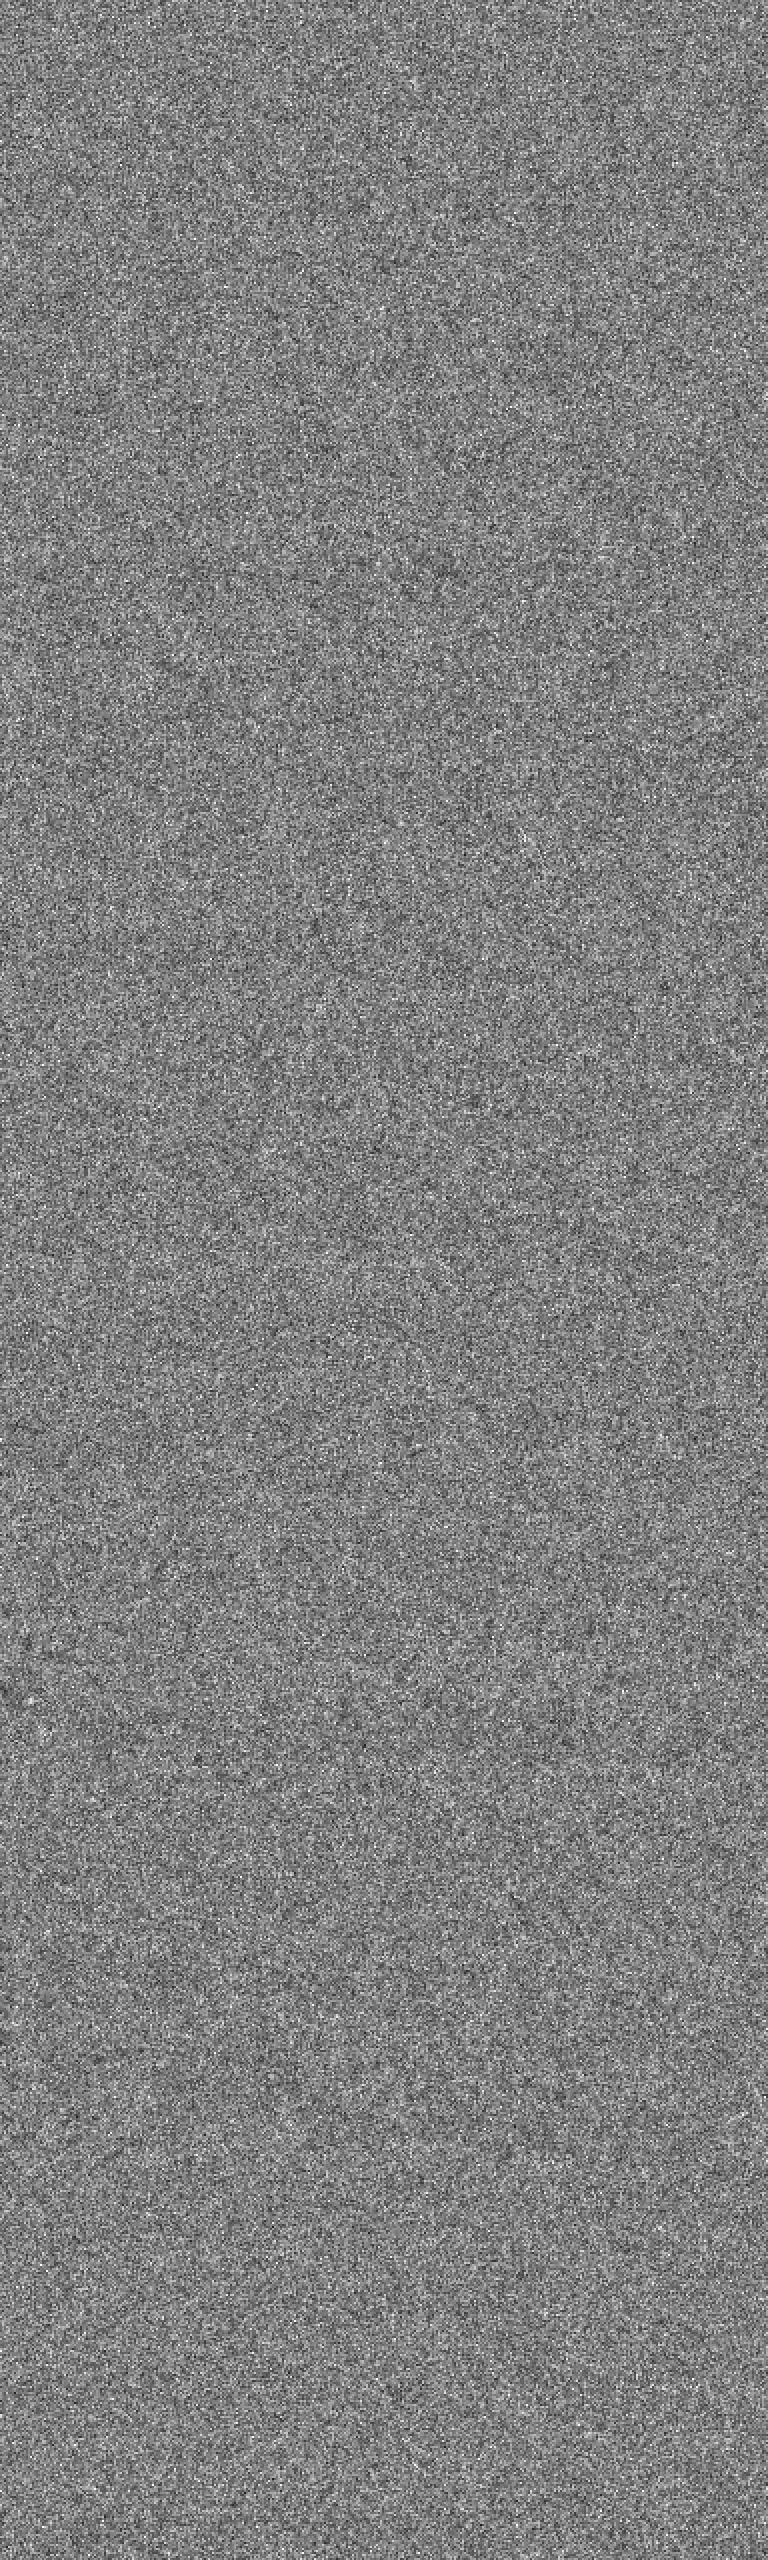

Write the Python code that produced this figure.
"""Montage of 20 training rows, middle views put back in angle order."""
import numpy as np, pandas as pd
from PIL import Image
from pathlib import Path

root = Path(__file__).resolve().parents[1] / "dataset" / "public"
tr = pd.read_csv(root / "train.csv", dtype={"order": str})
arr = {g: np.load(root / "arrays" / f"{g}.npz")["views"] for g in tr.group_id.unique()}
rows = tr.groupby("group_id").head(4).reset_index(drop=True)
tiles = []
for r in rows.itertuples():
    v = arr[r.group_id][r.array_index]
    idx = [0] + [int(c) for c in r.order] + [5]
    tiles.append(np.concatenate([v[i] for i in idx], axis=1))
img = np.concatenate(tiles, axis=0)
Image.fromarray(img).resize((img.shape[1] * 2, img.shape[0] * 2), Image.NEAREST).save(Path(__file__).with_name("look.png"))
print(tr.group_id.value_counts().to_dict())
print(tr.order.value_counts().to_dict())
v = arr[rows.group_id[0]]
print(v.shape, v.dtype, v.mean(), v.std())
